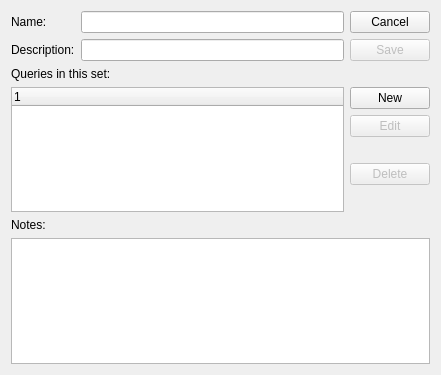
<?xml version="1.0" encoding="UTF-8"?>
<ui version="4.0">
 <class>QuerySet</class>
 <widget class="QWidget" name="QuerySet">
  <property name="geometry">
   <rect>
    <x>0</x>
    <y>0</y>
    <width>441</width>
    <height>375</height>
   </rect>
  </property>
  <property name="windowTitle">
   <string>Query Set</string>
  </property>
  <layout class="QGridLayout" name="gridLayout">
   <item row="0" column="0">
    <layout class="QFormLayout" name="formLayout">
     <item row="0" column="0">
      <widget class="XLabel" name="_setNameLit">
       <property name="text">
        <string>Name:</string>
       </property>
       <property name="buddy">
        <cstring>_setName</cstring>
       </property>
      </widget>
     </item>
     <item row="0" column="1">
      <widget class="XLineEdit" name="_setName"/>
     </item>
     <item row="1" column="0">
      <widget class="XLabel" name="_setDescripLit">
       <property name="text">
        <string>Description:</string>
       </property>
       <property name="buddy">
        <cstring>_setDescrip</cstring>
       </property>
      </widget>
     </item>
     <item row="1" column="1">
      <widget class="XLineEdit" name="_setDescrip"/>
     </item>
    </layout>
   </item>
   <item row="0" column="1" rowspan="2">
    <layout class="QVBoxLayout" name="verticalLayout_2">
     <item>
      <widget class="QPushButton" name="_cancel">
       <property name="text">
        <string>Cancel</string>
       </property>
      </widget>
     </item>
     <item>
      <widget class="QPushButton" name="_save">
       <property name="enabled">
        <bool>false</bool>
       </property>
       <property name="text">
        <string>Save</string>
       </property>
      </widget>
     </item>
     <item>
      <spacer name="verticalSpacer_3">
       <property name="orientation">
        <enum>Qt::Vertical</enum>
       </property>
       <property name="sizeHint" stdset="0">
        <size>
         <width>20</width>
         <height>0</height>
        </size>
       </property>
      </spacer>
     </item>
    </layout>
   </item>
   <item row="1" column="0">
    <widget class="XLabel" name="_qryListLit">
     <property name="text">
      <string>Queries in this set:</string>
     </property>
     <property name="buddy">
      <cstring>_qryList</cstring>
     </property>
    </widget>
   </item>
   <item row="2" column="0">
    <widget class="XTreeWidget" name="_qryList"/>
   </item>
   <item row="2" column="1">
    <layout class="QVBoxLayout" name="verticalLayout">
     <item>
      <widget class="QPushButton" name="_qryNew">
       <property name="text">
        <string>New</string>
       </property>
      </widget>
     </item>
     <item>
      <widget class="QPushButton" name="_qryEdit">
       <property name="enabled">
        <bool>false</bool>
       </property>
       <property name="text">
        <string>Edit</string>
       </property>
      </widget>
     </item>
     <item>
      <spacer name="verticalSpacer">
       <property name="orientation">
        <enum>Qt::Vertical</enum>
       </property>
       <property name="sizeType">
        <enum>QSizePolicy::Fixed</enum>
       </property>
       <property name="sizeHint" stdset="0">
        <size>
         <width>20</width>
         <height>20</height>
        </size>
       </property>
      </spacer>
     </item>
     <item>
      <widget class="QPushButton" name="_qryDelete">
       <property name="enabled">
        <bool>false</bool>
       </property>
       <property name="text">
        <string>Delete</string>
       </property>
      </widget>
     </item>
     <item>
      <spacer name="verticalSpacer_2">
       <property name="orientation">
        <enum>Qt::Vertical</enum>
       </property>
       <property name="sizeHint" stdset="0">
        <size>
         <width>20</width>
         <height>40</height>
        </size>
       </property>
      </spacer>
     </item>
    </layout>
   </item>
   <item row="3" column="0">
    <widget class="XLabel" name="_setNotesLit">
     <property name="text">
      <string>Notes:</string>
     </property>
    </widget>
   </item>
   <item row="4" column="0" colspan="2">
    <widget class="XTextEdit" name="_setNotes"/>
   </item>
  </layout>
 </widget>
 <customwidgets>
  <customwidget>
   <class>XLabel</class>
   <extends>QLabel</extends>
   <header>xlabel.h</header>
  </customwidget>
  <customwidget>
   <class>XLineEdit</class>
   <extends>QLineEdit</extends>
   <header>xlineedit.h</header>
  </customwidget>
  <customwidget>
   <class>XTreeWidget</class>
   <extends>QTreeWidget</extends>
   <header>xtreewidget.h</header>
  </customwidget>
  <customwidget>
   <class>XTextEdit</class>
   <extends>QTextEdit</extends>
   <header>xtextedit.h</header>
  </customwidget>
 </customwidgets>
 <tabstops>
  <tabstop>_setName</tabstop>
  <tabstop>_setDescrip</tabstop>
  <tabstop>_qryList</tabstop>
  <tabstop>_qryNew</tabstop>
  <tabstop>_qryEdit</tabstop>
  <tabstop>_qryDelete</tabstop>
  <tabstop>_setNotes</tabstop>
  <tabstop>_save</tabstop>
  <tabstop>_cancel</tabstop>
 </tabstops>
 <resources/>
 <connections>
  <connection>
   <sender>_cancel</sender>
   <signal>clicked()</signal>
   <receiver>QuerySet</receiver>
   <slot>close()</slot>
   <hints>
    <hint type="sourcelabel">
     <x>436</x>
     <y>21</y>
    </hint>
    <hint type="destinationlabel">
     <x>499</x>
     <y>15</y>
    </hint>
   </hints>
  </connection>
  <connection>
   <sender>_qryList</sender>
   <signal>valid(bool)</signal>
   <receiver>_qryEdit</receiver>
   <slot>setEnabled(bool)</slot>
   <hints>
    <hint type="sourcelabel">
     <x>338</x>
     <y>146</y>
    </hint>
    <hint type="destinationlabel">
     <x>426</x>
     <y>149</y>
    </hint>
   </hints>
  </connection>
  <connection>
   <sender>_qryList</sender>
   <signal>valid(bool)</signal>
   <receiver>_qryDelete</receiver>
   <slot>setEnabled(bool)</slot>
   <hints>
    <hint type="sourcelabel">
     <x>356</x>
     <y>221</y>
    </hint>
    <hint type="destinationlabel">
     <x>424</x>
     <y>221</y>
    </hint>
   </hints>
  </connection>
 </connections>
</ui>
